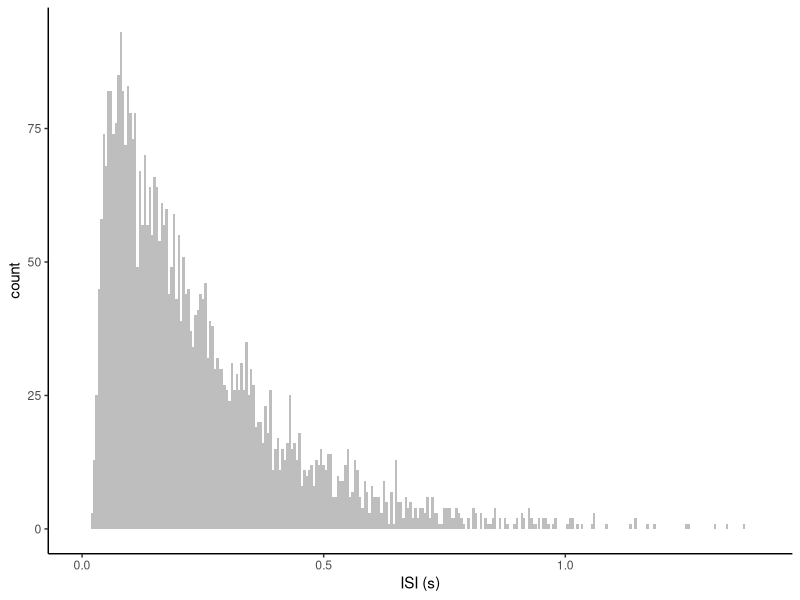
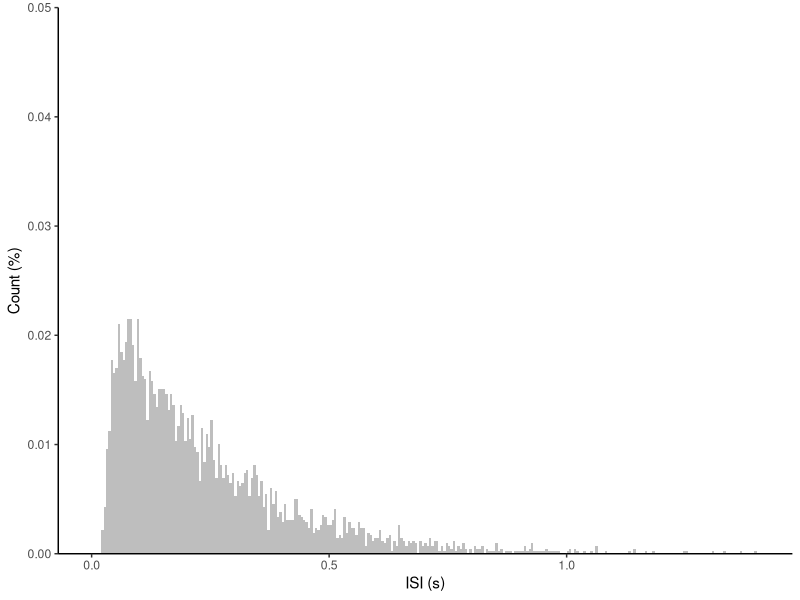
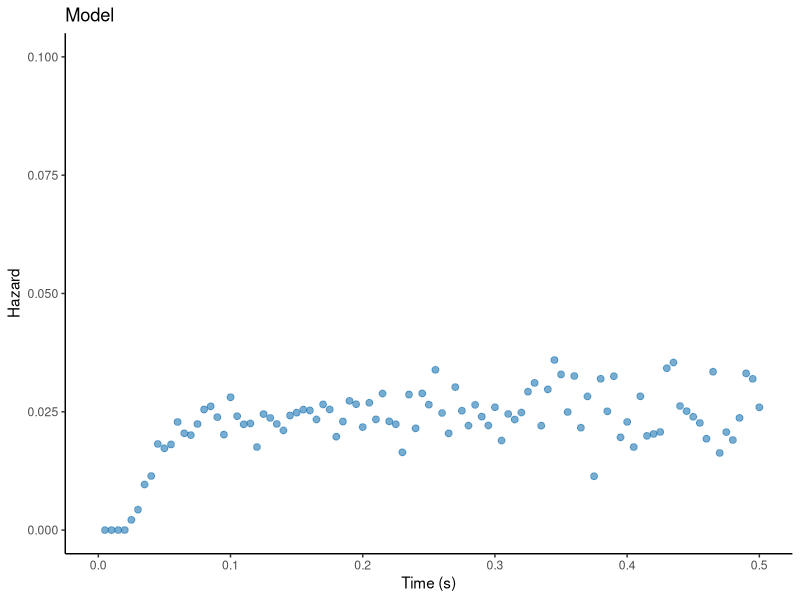
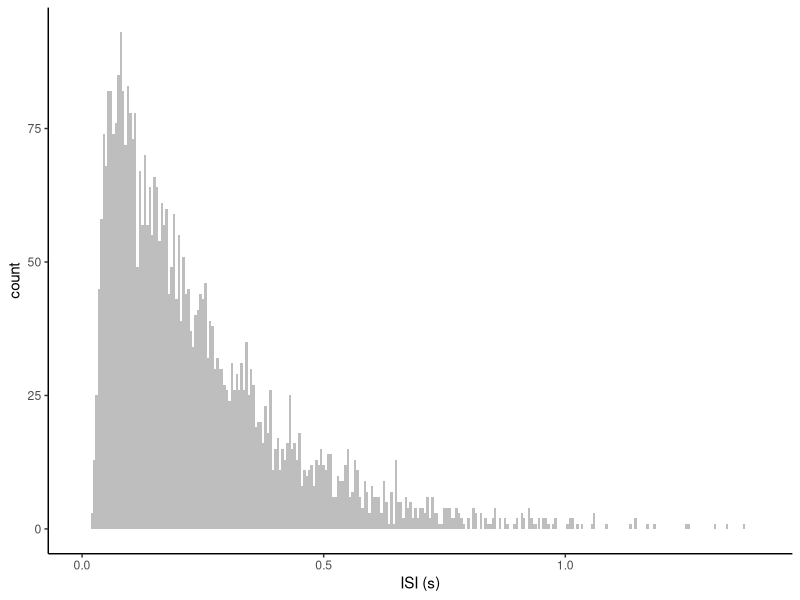
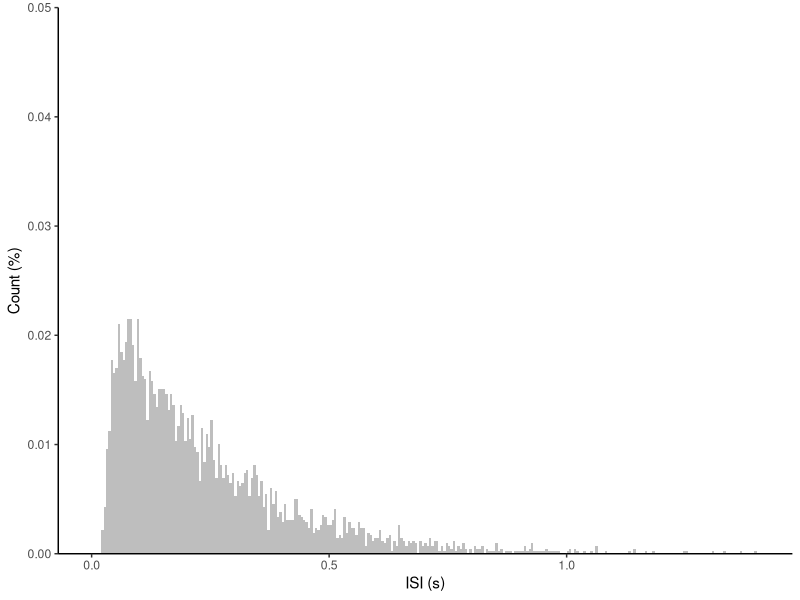

These charts were generated, in order, by the following R code:
## ---- chunk 1
knitr::opts_chunk$set(echo = TRUE,cache = TRUE,warning = FALSE, message = FALSE)
## ---- chunk 2
Vrest = -56 # Resting membrane potential
Vthresh = -50 # Threshold of action potential

# Synaptic input
eh = 2 # The EPSP magnitude
ih = -2 # The ISPS magnitude
lambda_syn = 3.5 # The PSP decay rate
Ire = 300 # The input rate /s
Iratio = 1 # The ratio of IPSPs to EPSPs

# Post-spike potential
kHAP = 30 # Magnitude parameter of hyperpolarising afterpotential (HAP)
lambda_HAP = 7.5 # Half-life parameter of HAP
kAHP = 0.2 # Magnitude parameter of after hyperpolarising potential (AHP)
lambda_AHP = 350 # Half-life parameter of AHP
## ---- chunk 3
# Half-life parameter are converted to time strain
tausyn = log(2) / lambda_syn 
tauHAP = log(2) / lambda_HAP
tauAHP = log(2) / lambda_AHP
## ---- chunk 4
Vsyn = 0 # Synaptic input signal
HAP = 0 
AHP = 0
time = 0
hstep = 1 #(the time step in ms) 
runtime = 1000 # simulation time in second
numsteps = runtime * 1000 # simulation time in ms
spikecount = 0
tepsp = 0
tipsp = 0
epsprate = Ire / 1000 
ipsprate = epsprate * Iratio
spiketime=c()
## ---- chunk 5
for(i in 1:numsteps) { 
  # generate EPSPs
  nepsp = 0
  while (tepsp < hstep) {
    rand = runif(1)
    nepsp = nepsp + 1
    tepsp = - log(1 - rand)/epsprate+tepsp
  }
  tepsp = tepsp - hstep 
  #// generate IPSPs 
  nipsp = 0
  while (tipsp < hstep) {
    rand = runif(1)
    nipsp = nipsp + 1
    tipsp = - log(1 - rand) / ipsprate + tipsp
  }
  tipsp = tipsp - hstep
  inputsyn = nepsp * eh + nipsp * ih
  
  # membrane variables
  Vsyn = Vsyn + inputsyn - Vsyn * tausyn 
  HAP = HAP - HAP * tauHAP
  AHP = AHP - AHP * tauAHP
  V = Vrest + Vsyn - HAP - AHP
  
  if(V > Vthresh) {
  spikecount = spikecount + 1
  spiketime[spikecount] = i

  # add the post-spike potentials
  HAP = HAP + kHAP
  AHP = AHP + kAHP
  }}

spiketime=spiketime/1000 # Convert to (s) scale
## ---- chunk 6
ISI=c()
for (i in 1:(length(spiketime)-1)){
  ISI=c(ISI,spiketime[i+1]-spiketime[i])
}
ISI=data.frame(ISI)
library(ggplot2)
library(ggpubr)
plotISI=ggplot(ISI,aes(x=ISI))+geom_histogram(binwidth = 0.005,fill='grey')+
         theme_classic()+xlab('ISI (s)')+xlim(0,max(ISI$ISI))
plotISI
ggsave("~/Documents/synoptic/cell data/ModelISI.png",plotISI)
## ---- chunk 7
ISIhist=hist(ISI$ISI,plot = F,seq(0,max(ISI$ISI)+0.005,0.005))
ISIhist$counts=ISIhist$counts/sum(ISIhist$counts)
  #plot(ISIhist)
  #axis(side=1,c(0,3,0.5))
  #axis(side=2,c(0,800,200))
ISInorm=data.frame(ISIhist$breaks[1:length(ISIhist$breaks)-1]+
                    (ISIhist$breaks[2]-ISIhist$breaks[1])/2,ISIhist$counts)
colnames(ISInorm)=c('ISI','norm_count')
ISInormplot=ggplot(ISInorm,aes(x=ISI,y=norm_count))+
         geom_bar(stat='identity',width = 0.005,fill='grey')+
         theme_classic()+scale_y_continuous(expand = c(0,0),limits = c(0,0.05))+
         xlab('ISI (s)')+ylab('Count (%)')
ISInormplot
ggsave("~/Documents/synoptic/cell data/ModelnormISI.png", ISInormplot)
## ---- chunk 8
celldt=data.frame(spiketime)
spikecount=length(celldt[,1])
plothist=hist(ISI$ISI,breaks=seq(0,max(ISI$ISI)+0.005,0.005),plot = F)
hist=plothist$counts
haz=c()
bincount=length(plothist$counts)
hazcount=0
for(j in 1:bincount){
    haz[j]=hist[j]/(spikecount-hazcount)
    hazcount=hazcount+hist[j]
}
  #plot(c(1:bincount)*0.005,haz)
time=c(1:bincount)*0.005
hazarddt=data.frame(time,haz)
plothazard=ggplot(hazarddt,aes(x=time,y=haz))+
    geom_point(color='#1F77B4FF',size=2,alpha=0.6)+
    theme_classic()+labs(title = 'Model')+xlab('Time (s)')+ylab('Hazard')+
    xlim(0,0.5)+ylim(0,0.1)
plothazard
